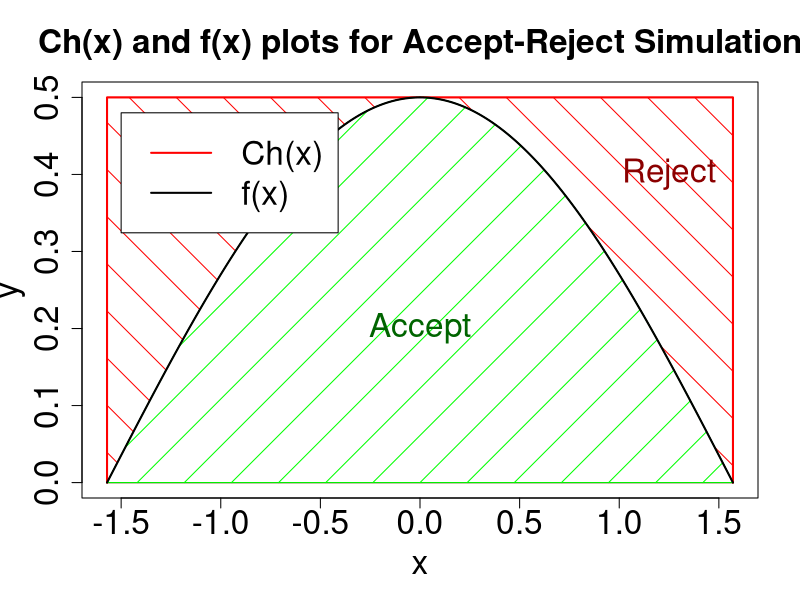

R code for this plot:
X=seq(-pi/2,pi/2,length.out=1000)
X=append(X,-pi/2,0)
X=append(X,pi/2,length(X))

f=(1/2)*cos(X)

h=seq(1/2,1/2,length.out=1000)
h=append(h,0,0)
h=append(h,0,length(h))

pdf("AcceptReject.pdf",width=16,height=8)
par(mfrow=c(1,1))
plot(X,f,type="l",main="Ch(x) and f(x) plots for Accept-Reject Simulation",xlab="x",ylab="y",cex.main=2,cex.axis=2,cex.lab=2)
lines(X,h,type="l",col="red",lwd=2)
polygon(X,h,col="red",density=3,angle=135)
polygon(X,f,col="white")
polygon(X,f,col="green",density=3,angle=45)
lines(X,f,type="l",lwd=2)
legend(-1.5,0.48,legend=c("Ch(x)", "f(x)"),col=c("red", "black"), lty=1, cex=2,bg="white",lwd=2)
text(0,0.2,"Accept",col=" dark green",cex=2)
text(1.25,0.4,"Reject",col=" dark red",cex=2)
dev.off()